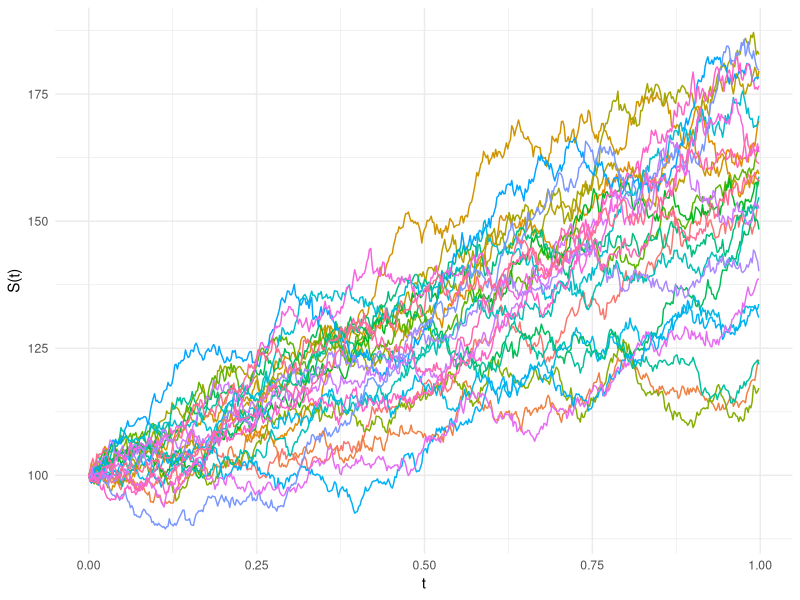
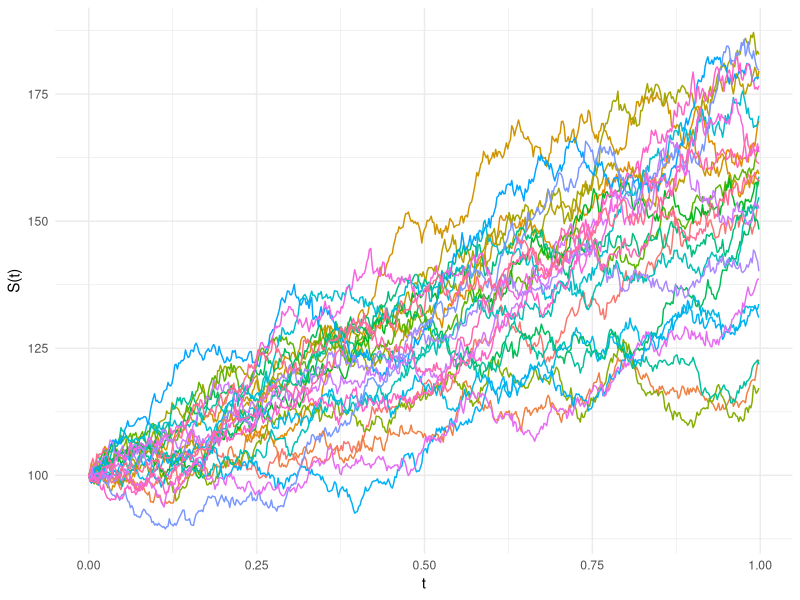

Source code (R) for these figures, in order:
library(ggplot2)
df <- read.csv("outputs/output.csv", header=T)
df$path_index <- as.character(df$path_index)
head(df)

ggplot(df, aes(x = time_index, y = price, col = path_index)) + 
    geom_line() + theme_minimal() + 
    guides(color = "none") + 
    labs(x = "t", y = "S(t)")

ggsave("outputs/plot.png")